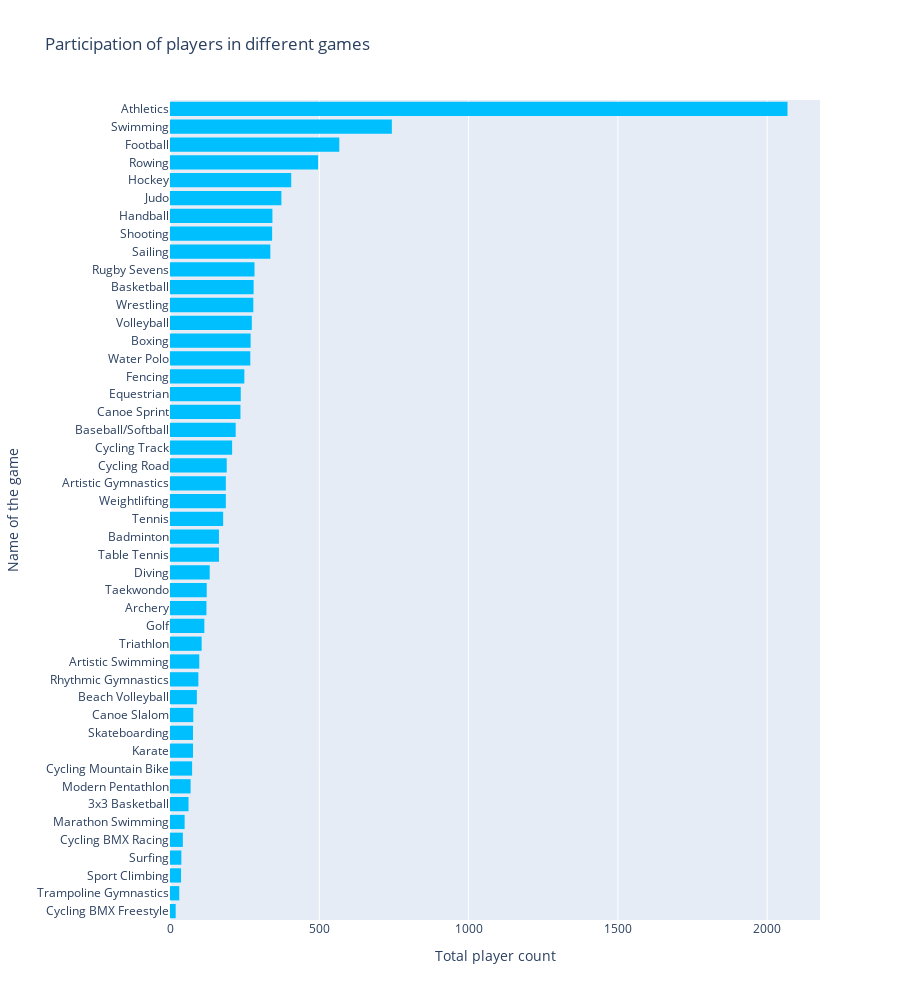

Notebook code for this chart:
### Markdown cell above
**Participation of players in different games**

### Code cell
discipline_counts=athletes['Discipline'].value_counts().sort_values(ascending=True)
fig = px.histogram(
    y=discipline_counts.keys(),
    x=discipline_counts.values,
    height=1000,
    title='Participation of players in different games',
    color_discrete_sequence=['deepskyblue']
)
fig.update_layout(
    xaxis_title_text = 'Total player count',
    yaxis_title_text = 'Name of the game'
)
fig.show()

### Figure 1 — Plotly figure (JSON) as saved in the notebook; plotly's stock layout.template omitted (floating-point values rounded to 4 significant figures)
{"data": [{"alignmentgroup": "True", "bingroup": "y", "histfunc": "sum", "hovertemplate": "sum of x=%{x}<br>y=%{y}<extra></extra>", "legendgroup": "", "marker": {"color": "deepskyblue", "pattern": {"shape": ""}}, "name": "", "offsetgroup": "", "orientation": "h", "showlegend": false, "type": "histogram", "x": [19, 31, 37, 38, 43, 49, 62, 69, 74, 77, 77, 78, 90, 95, 98, 106, 115, 122, 123, 133, 164, 164, 178, 187, 187, 190, 208, 220, 236, 237, 249, 269, 270, 274, 279, 280, 283, 336, 342, 343, 373, 406, 496, 567, 743, 2068], "xaxis": "x", "y": ["Cycling BMX Freestyle", "Trampoline Gymnastics", "Sport Climbing", "Surfing", "Cycling BMX Racing", "Marathon Swimming", "3x3 Basketball", "Modern Pentathlon", "Cycling Mountain Bike", "Karate", "Skateboarding", "Canoe Slalom", "Beach Volleyball", "Rhythmic Gymnastics", "Artistic Swimming", "Triathlon", "Golf", "Archery", "Taekwondo", "Diving", "Table Tennis", "Badminton", "Tennis", "Weightlifting", "Artistic Gymnastics", "Cycling Road", "Cycling Track", "Baseball/Softball", "Canoe Sprint", "Equestrian", "Fencing", "Water Polo", "Boxing", "Volleyball", "Wrestling", "Basketball", "Rugby Sevens", "Sailing", "Shooting", "Handball", "Judo", "Hockey", "Rowing", "Football", "Swimming", "Athletics"], "yaxis": "y"}], "layout": {"barmode": "relative", "height": 1000, "legend": {"tracegroupgap": 0}, "title": {"text": "Participation of players in different games"}, "xaxis": {"anchor": "y", "domain": [0, 1], "title": {"text": "Total player count"}}, "yaxis": {"anchor": "x", "domain": [0, 1], "title": {"text": "Name of the game"}}}}
